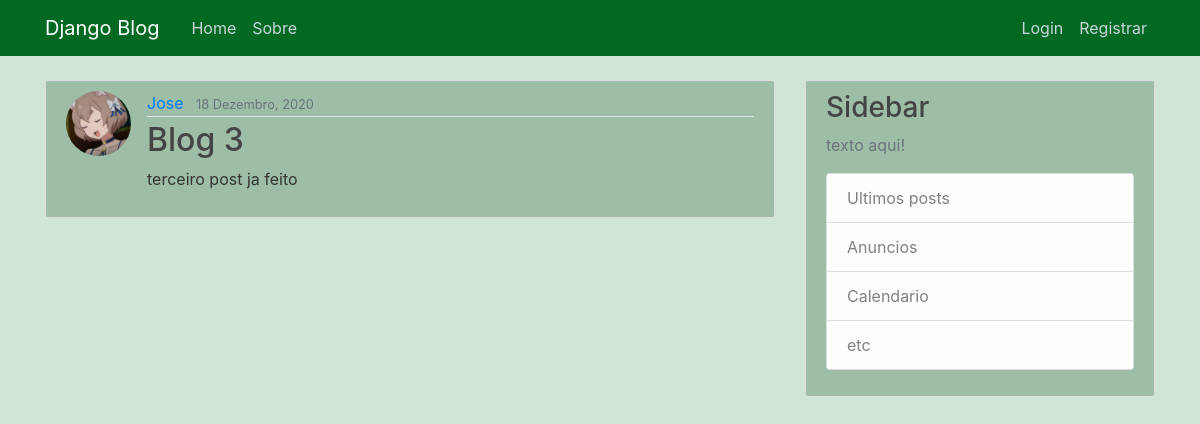
Screenshot of /post/3/ with the database file from the repository.
### blog/models.py (models this page shows, shortened)
class Post(models.Model):
    title = models.CharField(max_length=100)
    content = models.TextField()
    date_posted = models.DateTimeField(default=timezone.now)
    author = models.ForeignKey(User,on_delete=models.CASCADE)

### users/models.py (models this page shows, shortened)
class Profile(models.Model):
    user = models.OneToOneField(User,on_delete=models.CASCADE)
    image = models.ImageField(default='default.jpg', upload_to='profile_pics')

### blog/views.py (the view)
# urls.py: path('post/<int:pk>/', PostDetailView.as_view(), name='post-detail'),
class PostDetailView(DetailView):
    model = Post
    template_name = 'blog/details.html'
    context_object_name = 'post'

### blog/templates/blog/details.html (shortened to what this page needs)
{% extends "blog/base.html" %}
{% block content %}
  <article style="background:#9dbda7;" class="media content-section">
    <img src="{{ post.author.profile.image.url }}" class="rounded-circle article-img">
    <div class="media-body">
      <div class="article-metadata">
        <a class="mr-2" href="#">{{ post.author }}</a>
        <small class="text-muted">{{ post.date_posted|date:"d F, Y" }}</small>
      </div>
      <h2 class="article-title">{{ post.title }}</h2>
      <p class="article-content">{{ post.content }}</p>
    </div>
  </article>
{% endblock content %}

### blog/static/blog/css/main.css (style rules this page uses)
body { background: black; color: #333333; margin-top: 5rem; }
h1, h2, h3, h4, h5, h6 { color: #444444; }
.content-section { background: #ffffff; padding: 10px 20px; border: 1px solid #dddddd; border-radius: 3px; margin-bottom: 20px; }
.article-title { color: #444444; }
.article-content { white-space: pre-line; }
.article-img { height: 65px; width: 65px; margin-right: 16px; }
.article-metadata { padding-bottom: 1px; margin-bottom: 4px; border-bottom: 1px solid #e3e3e3 }

### rows the page displays
Post: author.profile.image (picture), author "Jose", date_posted "18 Dezembro, 2020", title "Blog 3", content "terceiro post ja feito"
